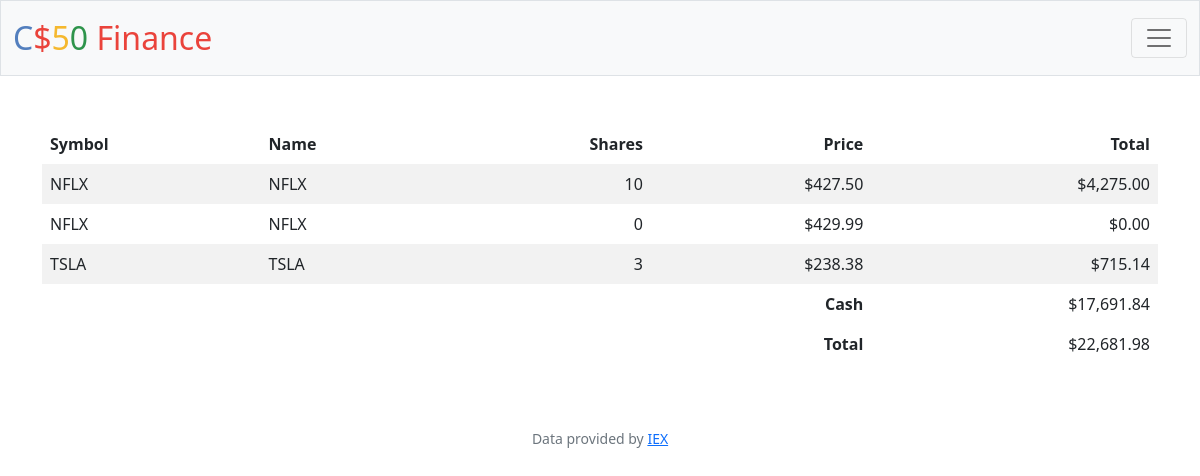
The page / (signed in) on the database its author committed.
### tables this page shows
CREATE TABLE 'buyers' (
    id INTEGER PRIMARY KEY AUTOINCREMENT NOT NULL,
    user_id INTEGER,
    stock_symbol text,
    price FLOAT NOT NULL,
    no_of_stocks INTEGER NOT NULL,
    amount FLOAT NOT NULL, type text, 'time'  TIMESTAMP DEFAULT CURRENT_TIMESTAMP ,
    FOREIGN KEY (user_id) REFERENCES users(id)
);

CREATE TABLE users (id INTEGER PRIMARY KEY AUTOINCREMENT NOT NULL, username TEXT NOT NULL, hash TEXT NOT NULL, cash NUMERIC NOT NULL DEFAULT 10000.00);

### app.py (the view)
@app.route("/")
@login_required
def index():
    stocks = db.execute(
        "SELECT stock_symbol,SUM(no_of_stocks) AS totalshares,price FROM buyers WHERE user_id = ? GROUP BY stock_symbol",
        session["user_id"],
    )
    value = 0
    for stock in stocks:
        value += stock["totalshares"] * stock["price"]
    avail_cash_dict = db.execute(
        "SELECT cash FROM users WHERE id = ?", session["user_id"]
    )
    avail_cash = avail_cash_dict[0]["cash"]
    net_worth = value + avail_cash
    return render_template(
        "index.html", stocks=stocks, avail_cash=avail_cash, net_worth=net_worth, usd=usd
    )

### app.py (called while the page is built)
@app.after_request
def after_request(response):
    response.headers["Cache-Control"] = "no-cache, no-store, must-revalidate"
    response.headers["Expires"] = 0
    response.headers["Pragma"] = "no-cache"
    return response

### helpers.py (called while the page is built)
def login_required(f):
    @wraps(f)
    def decorated_function(*args, **kwargs):
        if session.get("user_id") is None:
            return redirect("/login")
        return f(*args, **kwargs)
    return decorated_function

def usd(value):
    return f"${value:,.2f}"

### templates/index.html (shortened to what this page needs)
{% extends "layout.html" %}
{% block main %}
    <table class="table table-striped table-borderless">
        <thead>
            <tr>
                <th class="text-start">Symbol</th>
                <th class="text-start">Name</th>
                <th class="text-end">Shares</th>
                <th class="text-end">Price</th>
                <th class="text-end">Total</th>
            </tr>
        </thead>
        <tbody>
            {% for stock in stocks %}
                <tr>
                    <td class="text-start">{{ stock["stock_symbol"] | upper }}</td>
                    <td class="text-start">{{ stock["stock_symbol"] | upper}}</td>
                    <td class="text-end">{{ stock["totalshares"] }}</td>
                    <td class="text-end">{{ usd(stock["price"]) }}</td>
                    <td class="text-end">{{ usd(stock["totalshares"] * stock["price"]) }}</td>
                </tr>
            {% endfor %}
        </tbody>
        <tfoot>
            <tr>
                <td class="border-0 fw-bold text-end" colspan="4'">Cash</td>
                <td class="border-0 text-end">{{ usd(avail_cash) }}</td>
            </tr>
            <tr>
                <td class="border-0 fw-bold text-end" colspan="4">Total</td>
                <td class="border-0 text-end">{{ usd(net_worth) }}</td>
            </tr>
        </tfoot>
    </table>
{% endblock %}

### rows shown on the page
buyers: stock_symbol "NFLX", totalshares "10", price "$427.50", usd(stock['totalshares']*stock['price']) "$4,275.00"
buyers: stock_symbol "TSLA", totalshares "3", price "$238.38", totalshares "$715.14"
users: cash "$17,691.84"

### other values the page prints
{{ stock["stock_symbol"] | upper }} "NFLX"
{{ stock["totalshares"] }} "0"
{{ usd(stock["price"]) }} "$429.99"
{{ usd(stock["totalshares"] * stock["price"]) }} "$0.00"
{{ usd(net_worth) }} "$22,681.98"
